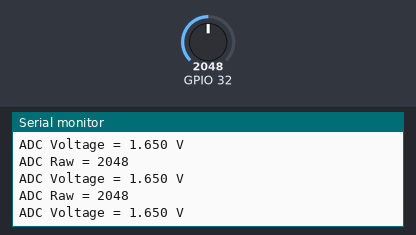
The sketch below on a simulated ESP32. Shown: the last lines printed to the serial monitor. The inputs (shaded band) are chosen by the test bench; at power-on: GPIO 32 = 2048.

Above: at 1.2 s.
1.3 s: GPIO 32 set to 2866
At 1.31 s:
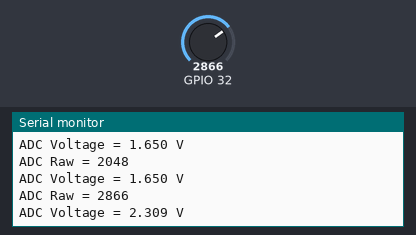
2.8 s: GPIO 32 set to 3603
At 5.62 s:
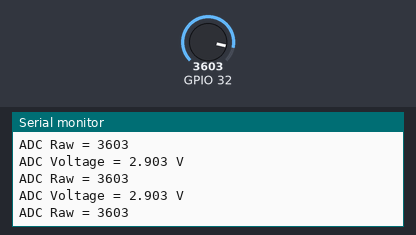
Timing chart, 0 to 7.1 s (numbered marks = the images above; inputs shaded):
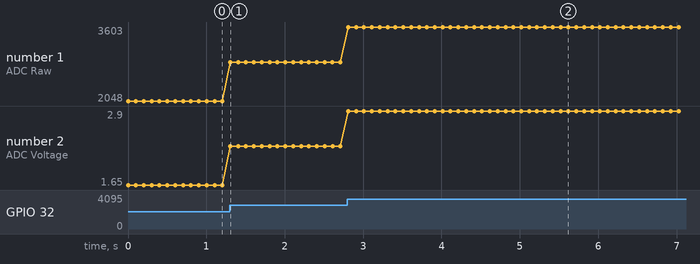

The sketch:

003_ADC.ino
```cpp
void setup()
{
  Serial.begin(115200);
  pinMode(32, INPUT);
  analogSetPinAttenuation(32, ADC_11db);  // enable 0–3.3V range
}

void loop()
{
  int raw = analogRead(32);
  float voltage = (3.3 / 4096.0) * raw;

  Serial.printf("ADC Raw = %d\n", raw);
  Serial.printf("ADC Voltage = %.3f V\n", voltage);

  delay(100);
}
```

Measured:
- after the input at 1.3 s, the serial monitor: prints a new line at once (image 1)
- after the input at 2.8 s, the serial monitor: prints a new line at once (image 2)
- plotted number 1: 2048 → 2866 after the input at 1.3 s, 2866 → 3603 after the input at 2.8 s
- plotted number 2: 1.65 → 2.31 after the input at 1.3 s, 2.31 → 2.9 after the input at 2.8 s
